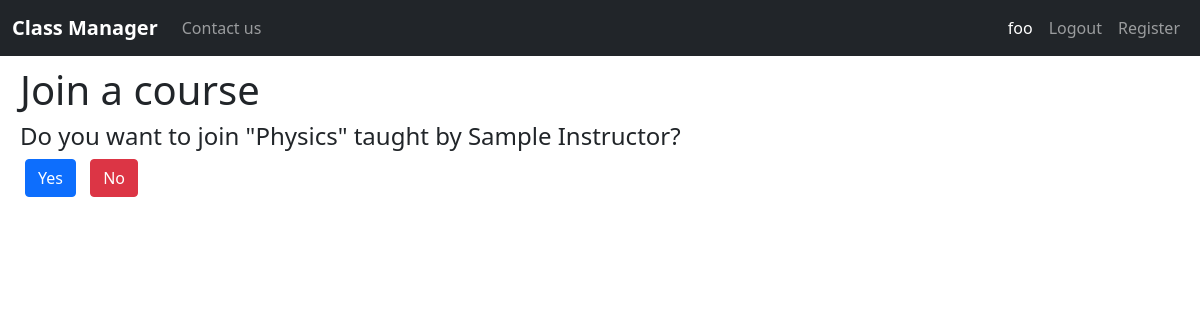
Screenshot of /join_course/1 (signed in) with the database file from the repository.
### classmanager/models.py (models this page shows, shortened)
class User(AbstractUser):
    is_student = models.BooleanField(default=False)
    is_instructor = models.BooleanField(default=False)

class Course(models.Model):
    instructor = models.ForeignKey(Instructor, on_delete=models.CASCADE)
    name = models.CharField(max_length=255, blank=False, default=None)
    is_active = models.BooleanField(default=True)
    date_created = models.DateTimeField(auto_now_add=True)
    DEPARTMENTS = [
        ("Math", "Math"), ("English", "English"),
        ("Science", "Science"), ("Technology", "Technology"),
        ("Law", "Law"), ("Art", "Art"),
        ("Business", "Business"), ("Health", "Health")
    ]
    department = models.CharField(max_length=20, choices=DEPARTMENTS, default="Other")
    description = models.TextField(max_length=1000, default=None, blank=True)
    credits = models.PositiveIntegerField(default=2)
    length = models.PositiveIntegerField(default=10)

class Instructor(models.Model):
    user = models.OneToOneField(User, primary_key=True, on_delete=models.CASCADE)
    date_of_birth = models.DateField(default=date.today)
    DEPARTMENTS = [
        ("Math", "Math"), ("English", "English"),
        ("Science", "Science"), ("Technology", "Technology"),
        ("Law", "Law"), ("Art", "Art"),
        ("Business", "Business"), ("Health", "Health")
    ]
    department = models.CharField(max_length=20, choices=DEPARTMENTS, default="Other")

### classmanager/views.py (the view)
# urls.py: path("join_course/<int:course_id>", views.join_course, name="join-course"),
@login_required
def join_course(request, course_id):
    context = {}
    if not (student_check(request, course_id, "join a course", context)):
        return render(request, "classmanager/index.html", context)
    if request.method == "POST":
        course = Course.objects.get(pk=course_id)
        student = Student.objects.get(pk=request.user)
        context["course"] = course
        if len(Enrollment.objects.filter(course=course, student=student)) != 0:
            context["failure_message"] = "Sorry, You cannot join the same course twice"
            return render(request, "classmanager/join_course.html", context)
        new_enrollment = Enrollment(course=course, student=student)
        new_enrollment.save()
        context["success_message"] = "You have successfully joined this course!"
        return render(request, "classmanager/join_course.html", context)
    else:
        course = Course.objects.get(pk=course_id)
        context["course"] = course
        return render(request, "classmanager/join_course.html", context)

### classmanager/views.py (called while the page is built, shortened)
def student_check(request, course_id, action, context):
    if not request.user.is_student:
        context["failure_message"] = f"Sorry, you don't have the permission to {action}"
        return False
    else:
        if action == "join a course":
            return True
    return True

### classmanager/templates/classmanager/join_course.html (shortened to what this page needs)
{% extends "classmanager/layout.html" %}
{% block body %}
<h1>Join a course</h1>
{% if user.is_student and course %}
<h4>Do you want to join "{{course.name}}" taught by {{course.instructor.user.first_name}}
  {{course.instructor.user.last_name}}?</h4>
<div class="join-course-buttons">
  <form class="button-form" action="{% url 'join-course' course_id=course.id %}" method="POST">
    <input class="btn btn-primary" type="submit" value="Yes" />
  </form>
  <form class="button-form" action="{% url 'view-all-courses' %}" method="GET">
    <input class="btn btn-danger" type="submit" value="No" />
  </form>
</div>
{% else %}
<div class="alert alert-warning" role="alert">
  You don't have the permission to join a course, only Students do!
</div>
{% endif %}
{% endblock body %}

### classmanager/templates/classmanager/layout.html (shortened to what this page needs)
{% load static %}
<!DOCTYPE html>
<html lang="en">
<head>
    <link rel="stylesheet" href="{% static 'classmanager/styles.css' %}">
    <link href="https://cdn.jsdelivr.net/npm/bootstrap@5.0.2/dist/css/bootstrap.min.css" rel="stylesheet"
>
</head>
<body>
    <nav class="navbar navbar-expand-lg navbar-dark bg-dark">
        <div class="container-fluid">
            <a class="navbar-brand" href="{% url 'index' %}"><b>Class Manager</b></a>
            <div class="collapse navbar-collapse justify-content-between" id="navbarNavAltMarkup">
                <div class="navbar-nav">
                    <a class="nav-link" href="{% url 'contact_us' %}">Contact us</a>
                </div>
            </div>
            <div class="collapse navbar-collapse justify-content-end" id="navbarNavAltMarkup">
                <div class="navbar-nav">
                    {% if user.is_authenticated %}
                    <a class="nav-link active" aria-current="page" href="{% url 'index' %}">{{user.username}}</a>
                    <a class="nav-link" href="{% url 'logout' %}">Logout</a>
                    {% else %}
                    <a class="nav-link" href="{% url 'login' %}">Login</a>
                    {% endif %}
                    {% block right-nav %}
                    <a class="nav-link" href="{% url 'register' %}">Register</a>
                    {% endblock right-nav %}
                </div>
            </div>
        </div>
    </nav>
    <div class="main-container">
        {% block body%}
        {% endblock body%}
    </div>
</body>
</html>

### classmanager/static/classmanager/styles.css (style rules this page uses)
.main-container { margin: 10px 20px 10px 20px; }
form { max-width: 600px; }
.button-form { margin: auto; padding: 5px; display: inline; }

### rows the page displays
User: username "foo"
Course: name "Physics", instructor.user.first_name "Sample", instructor.user.last_name "Instructor"
